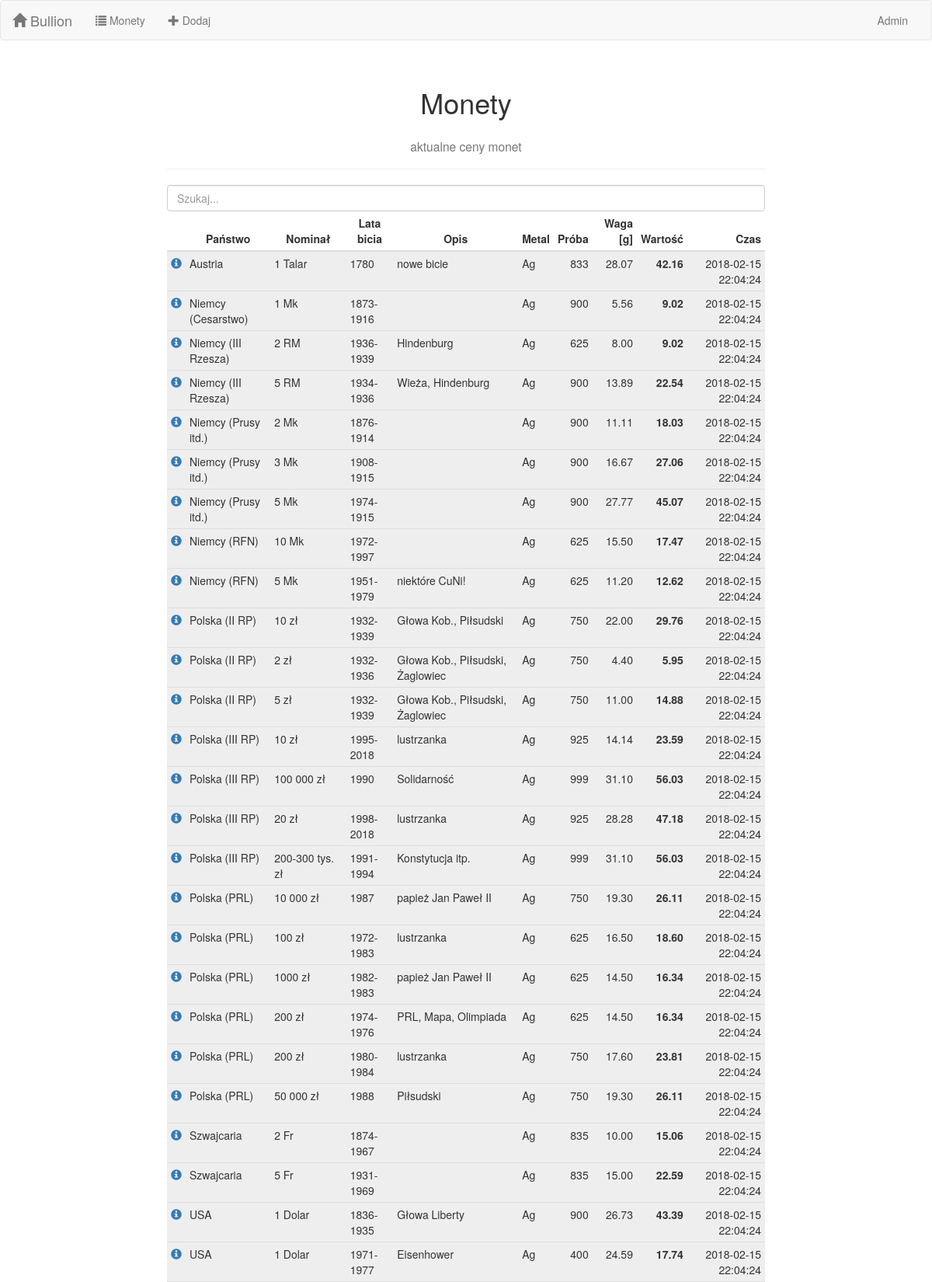
The page /coins/ (upper part) on the database its author committed.
### bullion/models.py (models this page shows, shortened)
class Coin(models.Model):
    country = models.CharField(max_length=100, verbose_name='państwo')
    face_value = models.CharField(max_length=100, verbose_name='nominał')
    mint_years = models.CharField(max_length=100, verbose_name='lata bicia')
    description = models.CharField(max_length=200, blank=True, default='', verbose_name='opis')
    metal = models.ForeignKey(Metal, on_delete=models.CASCADE, verbose_name='metal')
    weight = models.FloatField(validators=[MinValueValidator(0.01)], verbose_name='waga [g]')
    fineness = models.IntegerField(validators=[MinValueValidator(10), MaxValueValidator(1000)],
                                   verbose_name='próba [/1000]')
    class Meta:
        verbose_name = 'Moneta'
        verbose_name_plural = 'Monety'

class Metal(models.Model):
    stooq_symbol = models.CharField(max_length=10, primary_key=True)
    name = models.CharField(max_length=50, verbose_name='nazwa')
    short = models.CharField(max_length=10, verbose_name='skrót')
    class Meta:
        verbose_name = 'Metal'
        verbose_name_plural = 'Metale'

### bullion/views.py (the view)
# urls.py: path('coins/', views.CoinListView.as_view(), name='coin_list'),
class CoinListView(ListView):
    model = models.Coin
    context_object_name = 'all_coins'
    ordering = ['metal', 'country', 'face_value']

### bullion/templates/bullion/coin_list.html (shortened to what this page needs)
{% extends 'bullion/base.html' %}
{% block content %}
<div class="container-fluid">
    <div class="row">
        <div class="col-sm-10 col-sm-offset-1 col-md-8 col-md-offset-2">
            <div class="page-header">
                <h1 class="text-center">Monety</h1>
                <h3 class="text-center"><small>aktualne ceny monet</small></h3>
            </div>
            {% if all_coins %}
                <input type="text" id="searchInput" onkeyup="search()" placeholder="Szukaj..." class="form-control">
                <table class="table table-condensed table-coin-list">
                    <thead>
                        <tr>
                            <th></th>
                            <th class="text-center">Państwo</th>
                            <th class="text-center">Nominał</th>
                            <th class="text-center">Lata bicia</th>
                            <th class="text-center">Opis</th>
                            <th class="text-center">Metal</th>
                            <th class="text-center">Próba</th>
                            <th class="text-right">Waga [g]</th>
                            <th class="text-right">Wartość</th>
                            <th class="text-right">Czas</th>
                        </tr>
                    </thead>
                    <tbody id="coinTable">
                        {% for coin in all_coins %}
                            <tr style="background-color:
                                {% if coin.metal.stooq_symbol == 'XAUPLN' %}#fff5cc;
                                {% elif coin.metal.stooq_symbol == 'XAGPLN' %}#eeeeee;
                                {% endif %}"
                            >
                                <td>
                                    <a href="{% url 'coin_detail' coin.pk %}" title="Szczegóły...">
                                        <span class="glyphicon glyphicon-info-sign"></span>
                                    </a>
                                </td>
                                <td>{{ coin.country }}</td>
                                <td>{{ coin.face_value }}</td>
                                <td>{{ coin.mint_years }}</td>
                                <td>{{ coin.description }}</td>
                                <td>{{ coin.metal.short }}</td>
                                <td class="text-right">{{ coin.fineness }}</td>
                                <td class="text-right">{{ coin.weight|floatformat:2 }}</td>
                                <td class="text-right"><strong id="price_{{ coin.pk }}">-----</strong></td>
                                <td id="time_{{ coin.pk }}" class="text-right">(.........wczytuję.........)</td>
                            </tr>
                        {% endfor %}
                    </tbody>
                </table>
            {% else %}
                <p class="text-center">Nie ma żadnych monet do pokazania.</p>
            {% endif %}
        </div>
    </div>
</div>
{% endblock %}

### bullion/static/bullion/style.css (style rules this page uses)
html { position: relative; min-height: 100%; }
body { margin-bottom: 50px; }

### rows shown on the page
Coin: country "Austria", face_value "1 Talar", mint_years "1780", description "nowe bicie", metal.short "Ag", fineness "833", weight "28.07"
Coin: country "Niemcy (Cesarstwo)", face_value "1 Mk", mint_years "1873-1916", metal.short "Ag", fineness "900", weight "5.56"
Coin: country "Niemcy (III Rzesza)", face_value "2 RM", mint_years "1936-1939", description "Hindenburg", metal.short "Ag", fineness "625", weight "8.00"
Coin: country "Niemcy (III Rzesza)", face_value "5 RM", mint_years "1934-1936", description "Wieża, Hindenburg", metal.short "Ag", fineness "900", weight "13.89"
Coin: country "Niemcy (Prusy itd.)", face_value "2 Mk", mint_years "1876-1914", metal.short "Ag", fineness "900", weight "11.11"
Coin: country "Niemcy (Prusy itd.)", face_value "3 Mk", mint_years "1908-1915", metal.short "Ag", fineness "900", weight "16.67"
Coin: country "Niemcy (Prusy itd.)", face_value "5 Mk", mint_years "1974-1915", metal.short "Ag", fineness "900", weight "27.77"
Coin: country "Niemcy (RFN)", face_value "10 Mk", mint_years "1972-1997", metal.short "Ag", fineness "625", weight "15.50"
Coin: country "Niemcy (RFN)", face_value "5 Mk", mint_years "1951-1979", description "niektóre CuNi!", metal.short "Ag", fineness "625", weight "11.20"
Coin: country "Polska (II RP)", face_value "10 zł", mint_years "1932-1939", description "Głowa Kob., Piłsudski", metal.short "Ag", fineness "750", weight "22.00"
Coin: country "Polska (II RP)", face_value "2 zł", mint_years "1932-1936", description "Głowa Kob., Piłsudski, Żaglowiec", metal.short "Ag", fineness "750", weight "4.40"
Coin: country "Polska (II RP)", face_value "5 zł", mint_years "1932-1939", description "Głowa Kob., Piłsudski, Żaglowiec", metal.short "Ag", fineness "750", weight "11.00"
Coin: country "Polska (III RP)", face_value "10 zł", mint_years "1995-2018", description "lustrzanka", metal.short "Ag", fineness "925", weight "14.14"
Coin: country "Polska (III RP)", face_value "100 000 zł", mint_years "1990", description "Solidarność", metal.short "Ag", fineness "999", weight "31.10"
Coin: country "Polska (III RP)", face_value "20 zł", mint_years "1998-2018", description "lustrzanka", metal.short "Ag", fineness "925", weight "28.28"
Coin: country "Polska (III RP)", face_value "200-300 tys. zł", mint_years "1991-1994", description "Konstytucja itp.", metal.short "Ag", fineness "999", weight "31.10"
Coin: country "Polska (PRL)", face_value "10 000 zł", mint_years "1987", description "papież Jan Paweł II", metal.short "Ag", fineness "750", weight "19.30"
Coin: country "Polska (PRL)", face_value "100 zł", mint_years "1972-1983", description "lustrzanka", metal.short "Ag", fineness "625", weight "16.50"
Coin: country "Polska (PRL)", face_value "1000 zł", mint_years "1982-1983", description "papież Jan Paweł II", metal.short "Ag", fineness "625", weight "14.50"
Coin: country "Polska (PRL)", face_value "200 zł", mint_years "1974-1976", description "PRL, Mapa, Olimpiada", metal.short "Ag", fineness "625", weight "14.50"
Coin: country "Polska (PRL)", face_value "200 zł", mint_years "1980-1984", description "lustrzanka", metal.short "Ag", fineness "750", weight "17.60"
Coin: country "Polska (PRL)", face_value "50 000 zł", mint_years "1988", description "Piłsudski", metal.short "Ag", fineness "750", weight "19.30"
Coin: country "Szwajcaria", face_value "2 Fr", mint_years "1874-1967", metal.short "Ag", fineness "835", weight "10.00"
Coin: country "Szwajcaria", face_value "5 Fr", mint_years "1931-1969", metal.short "Ag", fineness "835", weight "15.00"
Coin: country "USA", face_value "1 Dolar", mint_years "1836-1935", description "Głowa Liberty", metal.short "Ag", fineness "900", weight "26.73"
Coin: country "USA", face_value "1 Dolar", mint_years "1971-1977", description "Eisenhower", metal.short "Ag", fineness "400", weight "24.59"
